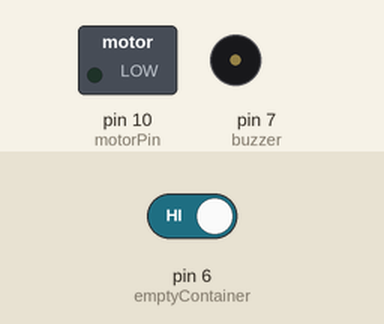
This sketch was run on a simulated Arduino Uno, built with avr-gcc and run on an emulated ATmega328P. Shown: switched loads named in the sketch (green lamp = pin HIGH), buzzer (waves = sounding, pin HIGH). The inputs (shaded band) are chosen by the test bench; at power-on: pin 6 (emptyContainer) HIGH.

Above: at 1.2 s.
1.3 s: pin 6 (emptyContainer) driven LOW
At 1.9 s:
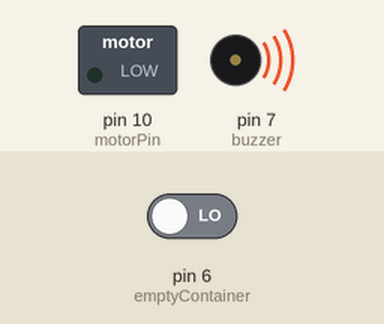
4.3 s: pin 6 (emptyContainer) driven HIGH
At 5.3 s:
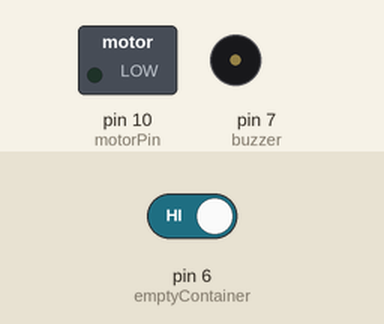
Timing chart, 0 to 7.3 s (numbered marks = the images above; inputs shaded):
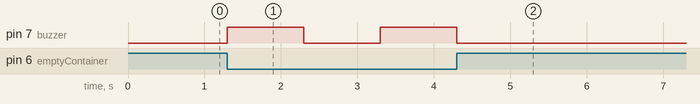

Measured:
- after the input at 1.3 s, pin 7 (buzzer): LOW → HIGH at once, → LOW 1.0 s later, → HIGH 1.0 s later
- after the input at 4.3 s, pin 7 (buzzer): goes on until 4.3 s, then stays LOW

The sketch:

Automatic_Dispenser_Using_irsensor.ino
```cpp
 // pins and variables
#define irSensor 9
#define emptyContainer 6  // When the container is empty the connection is lost it makes
#define buzzer 7          // the buzzer make noice and inform that the container is empty
#define delayTime 3000
#define motorPin 10
int distance;
int long duration;

void setup()
{

  pinMode(irSensor,INPUT);        // defining pin modes
  pinMode(motorPin, OUTPUT);
  pinMode(emptyContainer,INPUT);
  pinMode(buzzer, OUTPUT);
  digitalWrite(buzzer, LOW);
}

void loop()
{
  if(digitalRead(emptyContainer) == LOW)
    {
     digitalWrite(buzzer, HIGH);
     delay(1000);
     digitalWrite(buzzer, LOW);
     delay(1000);
   }
  else
    {
      void dispense();
    }
}

void dispense()
{
  if (digitalRead(irSensor) == 0)   // if the hand/object comes under ir sensor it dispense sanitizer
  {
    digitalWrite(motorPin,HIGH);
    delay(delayTime);
    digitalWrite(motorPin,LOW);
    delay(delayTime);
  }
  else
  {
    digitalWrite(motorPin,LOW);
  }
}
```
